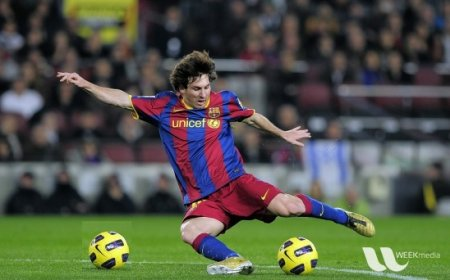
#> input picture assets/soccer_practice.jpg, 450 x 280 px
$ jupyter execute OpenCV.ipynb
#> lines starting #> are read from the running program, lines starting #| are printed output that depends on the picture
[cell 1]
import cv2
import numpy as np
import matplotlib.pyplot as plt
from pathlib import Path

# Define the image paths relative to the notebook directory
assets_dir = Path("assets")
image_path = assets_dir / "soccer_practice.jpg"
template_path = assets_dir / "shoe.jpg"

# Load the images in grayscale
img = cv2.imread(str(image_path), cv2.IMREAD_GRAYSCALE)
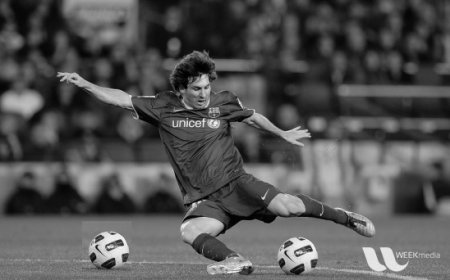
#> img: shape (280, 450); min 0, max 252, mean 83.2
template = cv2.imread(str(template_path), cv2.IMREAD_GRAYSCALE)
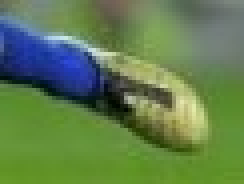
#> input picture assets/shoe.jpg, 61 x 46 px (shown 4 times larger)
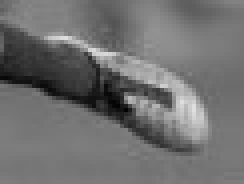
#> template: shape (46, 61) (shown 4 times larger); min 3, max 223, mean 111.8

# Check whether the images were loaded successfully
if img is None:
    raise FileNotFoundError(f"Could not load image: {image_path.resolve()}")

if template is None:
    raise FileNotFoundError(f"Could not load template: {template_path.resolve()}")

# Resize the images
img = cv2.resize(img, None, fx=0.8, fy=0.8)
#> img: shape (224, 360)
template = cv2.resize(template, None, fx=0.8, fy=0.8)
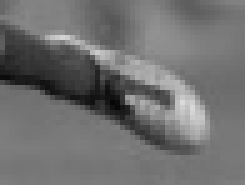
#> template: shape (37, 49) (shown 5 times larger); min 6, max 218, mean 111.8

# Get the template dimensions
h, w = template.shape
#> h = 37; w = 49

# Ensure the template fits inside the source image
if h > img.shape[0] or w > img.shape[1]:
    raise ValueError("The template must be smaller than the source image.")

# Define the template matching methods
methods = [
    cv2.TM_CCOEFF,
    cv2.TM_CCOEFF_NORMED,
    cv2.TM_CCORR,
    cv2.TM_CCORR_NORMED,
    cv2.TM_SQDIFF,
    cv2.TM_SQDIFF_NORMED
]

# Define readable names for each method
method_names = {
    cv2.TM_CCOEFF: "TM_CCOEFF",
    cv2.TM_CCOEFF_NORMED: "TM_CCOEFF_NORMED",
    cv2.TM_CCORR: "TM_CCORR",
    cv2.TM_CCORR_NORMED: "TM_CCORR_NORMED",
    cv2.TM_SQDIFF: "TM_SQDIFF",
    cv2.TM_SQDIFF_NORMED: "TM_SQDIFF_NORMED"
}

# Run template matching with each method
for method in methods:
    result = cv2.matchTemplate(img, template, method)

    # Find the best matching location
    min_val, max_val, min_loc, max_loc = cv2.minMaxLoc(result)

    if method in [cv2.TM_SQDIFF, cv2.TM_SQDIFF_NORMED]:
        location = min_loc
        match_value = min_val
    else:
        location = max_loc
        match_value = max_val

    # Draw a rectangle around the detected region
    img2 = img.copy()
    bottom_right = (location[0] + w, location[1] + h)
    cv2.rectangle(img2, location, bottom_right, 255, 5)

    # Display the matching result inside the notebook
    plt.figure(figsize=(12, 6))
    plt.imshow(img2, cmap="gray")
    plt.title(
        f"{method_names[method]} | Match value: {match_value:.4f}"
    )
    plt.axis("off")
    plt.show()
    plt.close()
#> this loop made 6 passes
#> (min_val, max_val, min_loc, location, match_value, bottom_right) on passes 1 to 4: (-1783196.8, 1905601.5, (79, 61), (258, 159), 1905601.5, (307, 196)), (-0.602, 0.989, (79, 61), (258, 159), 0.989, (307, 196)), (5421328.5, 29620120, (144, 5), (255, 116), 29620120, (304, 153)), (0.698, 0.999, (16, 67), (258, 159), 0.999, (307, 196))
#> (min_val, max_val, max_loc, location, match_value, bottom_right) on passes 5 to 6: (41650, 15376109, (144, 6), (258, 159), 41650, (307, 196)), (0.0017, 1, (0, 0), (258, 159), 0.0017, (307, 196))
#> pass 1, `result = cv2.matchTemplate(img, template, method)`:
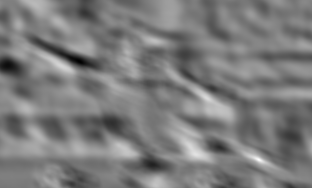
#> result: shape (188, 312) float32; min -1783196.8, max 1905601.5, mean 13332.2; drawn with min black and max white
#> pass 1, `plt.show()`:
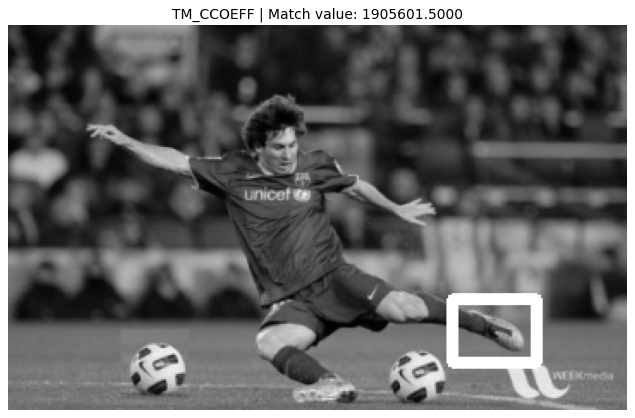
#> figure drawn by matplotlib, 1 panel
#> pass 2, `result = cv2.matchTemplate(img, template, method)`:
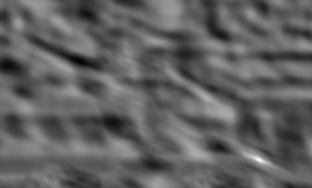
#> result: shape (188, 312) float32; min -0.602, max 0.989, mean 0.00568; drawn with min black and max white
#> pass 3, `result = cv2.matchTemplate(img, template, method)`:
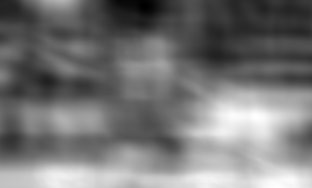
#> result: shape (188, 312) float32; min 5421328.5, max 29620120, mean 16686873; drawn with min black and max white
#> after the loop:
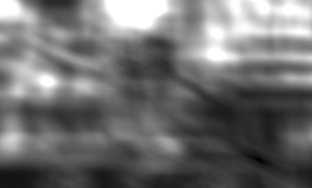
#> result: shape (188, 312) float32; min 0.0017, max 1, mean 0.441
